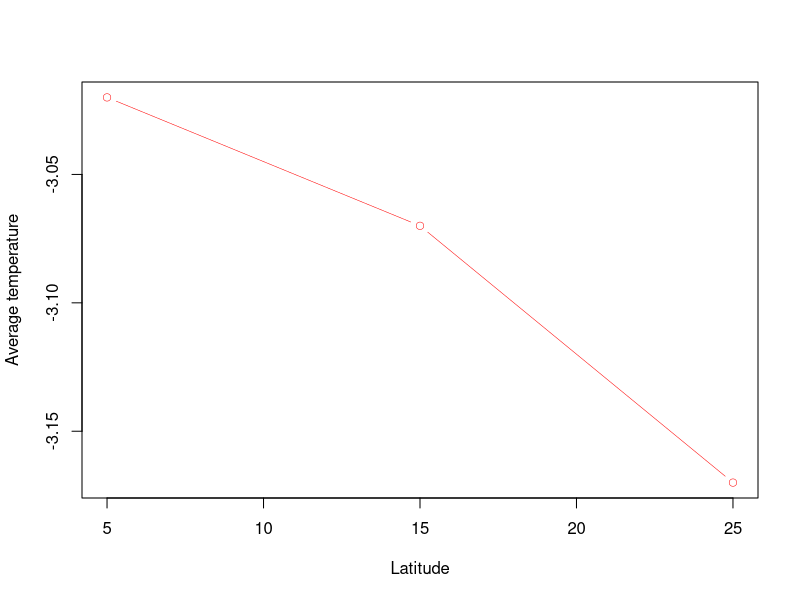
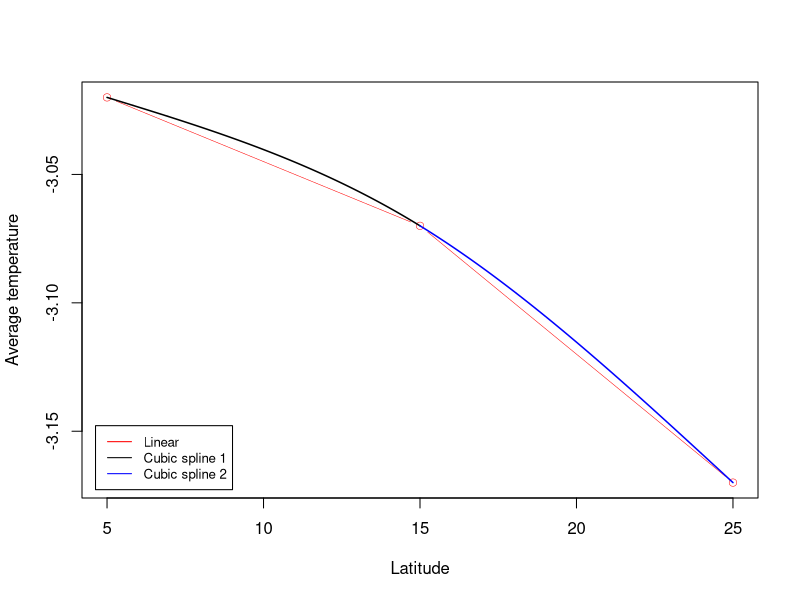

Write R code to recreate these figures, in order.
## ---- chunk 1
knitr::opts_chunk$set(echo = TRUE)
## ---- chunk 2
# The Babylonian method for finding square root
# a: a positive real number; we will solve the square root of a.
# x1: the initial guess of the solution. x1 should be positive too.
# epsilon: a small positive number for the tolerance.

babylonian <- function(a, x1, epislon = 1e-6) {
  if(a <= 0 || x1 <= 0 ){
    print("a and x1 should be both positive!")
    return(0)
  }else{
    x = x1
    i = 0
    while(abs(x*x - a) > epislon){
      i = i + 1
      x = (x + a/x)/2
    }
    print(paste0("Number of iterations: ", i))
    return(x)
  }
}

babylonian(2,1)
babylonian(2,100)
babylonian(2,200)
## ---- chunk 3
x = c(5, 15, 25) 
y = c(-3.02,-3.07, -3.17)
plot(x,y, xlab = "Latitude", ylab = "Average temperature", type = "b", col = "red", lwd = 0.5)
## ---- chunk 4
vec_c = c(y[1], y[2], y[2], y[3], 0, 0, 0, 0) # the vector from the right hand side of Equation (6)

a = matrix(c(x[1]**3, x[1]**2, x[1], 1, 0, 0, 0, 0,
             x[2]**3, x[2]**2, x[2], 1, 0, 0, 0, 0,
             0, 0, 0, 0, x[2]**3, x[2]**2, x[2], 1,
             0, 0, 0, 0, x[3]**3, x[3]**2, x[3], 1,
             3*x[2]**2, 2*x[2], 1, 0, -3*x[2]**2, -2*x[2],-1, 0,
             6*x[2], 2, 0, 0, -6*x[2], -2, 0, 0,
             6*x[1], 2, 0, 0, 0, 0, 0, 0,
             0, 0, 0, 0, 6*x[3], 2, 0, 0), nrow = 8, byrow = TRUE)

vec_p = solve(a, vec_c) #  the solution vector (parameters for cubic spline)

plot(x,y, xlab = "Latitude", ylab = "Average temperature", type = "b", col = "red", lwd = 0.5)
curve(vec_p[1]*x**3+ vec_p[2]*x**2 + vec_p[3]*x + vec_p[4], from = x[1], to = x[2], add = TRUE, lwd = 1.5, col = "black")
curve(vec_p[5]*x**3+ vec_p[6]*x**2 + vec_p[7]*x + vec_p[8], from = x[2], to = x[3], add = TRUE, lwd = 1.5, col = "blue")
legend("bottomleft", inset=.02, legend = c("Linear", "Cubic spline 1", "Cubic spline 2"), 
       col = c("red", "black", "blue"), lty = 1, cex = 0.8)
